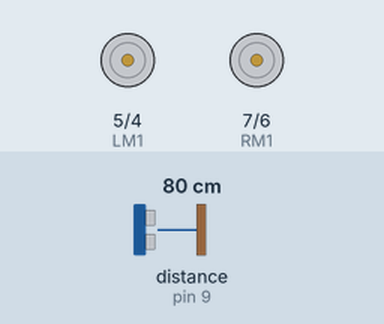
This sketch was run on a simulated Arduino Uno, built with avr-gcc and run on an emulated ATmega328P. On the bench: motor-driver pin pairs drawn as motors (green arrow = first pin HIGH = forward, orange = second pin HIGH = backward, longer = more drive). Wiring (inferred from the names in the program): ultrasonic range finder: trigger pin 8; echo pin 9. Inputs (shaded band) come from the test bench; at power-on: distance to the obstacle (sensor on pin 9) 80 cm. The echo pulse lasts 58.3 µs per cm.

Above: at 1.2 s.
1.3 s: distance to the obstacle (sensor on pin 9) set to 8 cm
2.8 s: distance to the obstacle (sensor on pin 9) set to 5 cm
At 4.0 s:
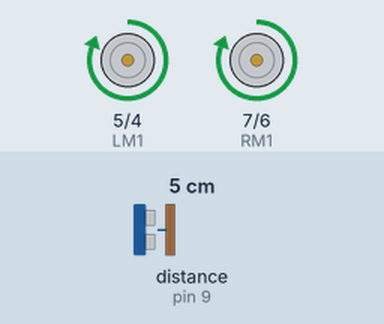
4.3 s: distance to the obstacle (sensor on pin 9) set to 9 cm
At 5.1 s:
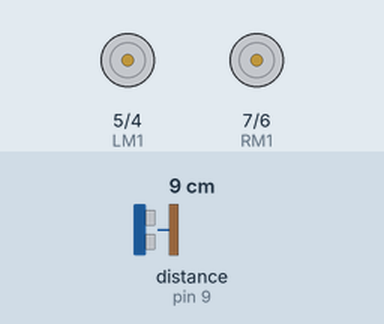
5.8 s: distance to the obstacle (sensor on pin 9) set to 2 cm
At 6.2 s:
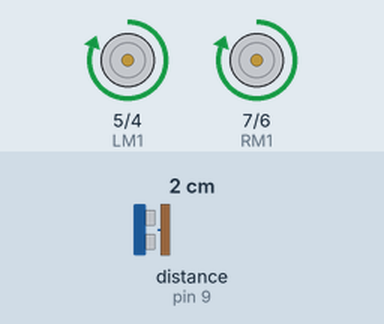
Timing chart, 0 to 8.3 s (numbered marks = the images above; inputs shaded):
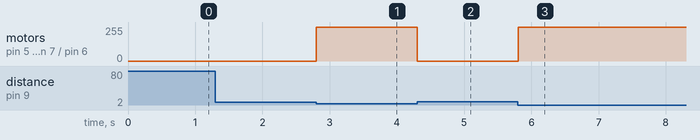

The sketch:

sumo.ino
```cpp
// defines pins numbers
const int trigPin = 8;
const int echoPin = 9;
#define LM1 5 // left motor M1a
#define LM2 4 // left motor M2b
#define RM1 7 // right motor M2a
#define RM2 6 // right motor M2b
// defines variables
long duration;
int distance;

void setup() {
pinMode(trigPin, OUTPUT); // Sets the trigPin as an Output
pinMode(echoPin, INPUT); // Sets the echoPin as an Input
pinMode(LM1, OUTPUT);
pinMode(LM2, OUTPUT);
pinMode(RM1, OUTPUT);
pinMode(RM2, OUTPUT);
Serial.begin(9600); // Starts the serial communication
}
void loop() {
// Clears the trigPin
digitalWrite(trigPin, LOW);
delayMicroseconds(2);
// Sets the trigPin on HIGH state for 10 micro seconds
digitalWrite(trigPin, HIGH);
delayMicroseconds(10);
digitalWrite(trigPin, LOW);
// Reads the echoPin, returns the sound wave travel time in microseconds
duration = pulseIn(echoPin, HIGH);
// Calculating the distance
distance = duration * 0.034/2;

if (distance <= 5 && distance >= 0) {
   digitalWrite(LM1, HIGH);
    digitalWrite(LM2, LOW);
    digitalWrite(RM1, HIGH);
    digitalWrite(RM2, LOW);
    ;
}
else {
    digitalWrite(LM1, LOW);
    digitalWrite(LM2, LOW);
    digitalWrite(RM1, LOW);
    digitalWrite(RM2, LOW);
}
}
```

Measured:
- the behaviour switches between 7 and 6 cm on distance to the obstacle (sensor on pin 9) (found by bisection; images 0 and 1)
- after the input at 1.3 s, every drawn part: stays the same
- after the input at 2.8 s, motor on pin 5 (LM1) / pin 4 (LM2), motor on pin 7 (RM1) / pin 6 (RM2): stopped → forward 255/255 at once
- after the input at 4.3 s, motor on pin 5 (LM1) / pin 4 (LM2), motor on pin 7 (RM1) / pin 6 (RM2): forward 255/255 → stopped at once
- after the input at 5.8 s, motor on pin 5 (LM1) / pin 4 (LM2), motor on pin 7 (RM1) / pin 6 (RM2): stopped → forward 255/255 at once
